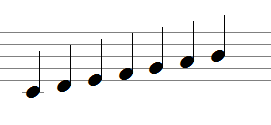
#> input picture Audrey/notes.png, 271 x 125 px
$ python internet.py   (older library calls are emulated)
#> lines starting #> are read from the running program, lines starting #| are printed output that depends on the picture; after the words box and inside, x2 and y2 are one past the last pixel; in counts of white or black regions, pixels touching at a corner belong together
import numpy as np
import cv2

image = cv2.imread('notes.png')
#> image is the input picture: shape (125, 271, 3); mean B, G, R 241.6, 241.7, 241.7

gray = cv2.cvtColor(image, cv2.COLOR_BGR2GRAY)
ret,thresh = cv2.threshold(gray,250,255,cv2.THRESH_BINARY_INV)
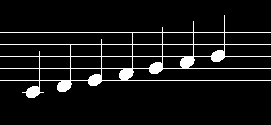
#> thresh: shape (125, 271); 7.4% white; 1 white region

img,contours,h =cv2.findContours(thresh,cv2.RETR_EXTERNAL,cv2.CHAIN_APPROX_SIMPLE)
#> contours = 1 contour; box (x1, y1, x2, y2) and area: (0, 15, 271, 98) 6310; h = [[-1, -1, -1, -1]]

for cnt in contours:
    perimetre=cv2.arcLength(cnt,True)
    approx = cv2.approxPolyDP(cnt,0.01*perimetre,True)

    M = cv2.moments(cnt)
    cX = int(M["m10"] / M["m00"])
    cY = int(M["m01"] / M["m00"])
    cv2.drawContours(image,[cnt],-1,(0,255,0),2)
    if len(approx)==3:
        shape = "triangle"
    elif len(approx)==4:
        (x, y, w, h) = cv2.boundingRect(approx)
        ratio = w / float(h)
        if ratio >= 0.95 and ratio <= 1.05:
            shape = "carre"
        else:
            shape = "rectangle"
    elif len(approx)==5:
        shape = "pentagone"
    elif len(approx)==6:
        shape = "hexagone"
    else:
        shape= "circle"
    cv2.putText(image, shape, (cX, cY), cv2.FONT_HERSHEY_SIMPLEX,0.5, (255, 255, 255), 2)
#> this loop made 1 pass
#> (perimetre, cX, cY, shape) on pass 1: (2005.5, 128, 57, 'circle')
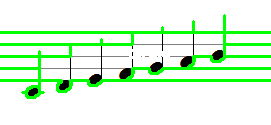
#> image: shape (125, 271, 3); 11.46% of pixels changed, all inside (x1, y1, x2, y2) = (0, 14, 271, 99)

cv2.imwrite('test_noire.jpg', image)
cv2.imshow('image',image)
cv2.waitKey(0)

$ run again, with Audrey/formes.bmp saved as Audrey/notes.png
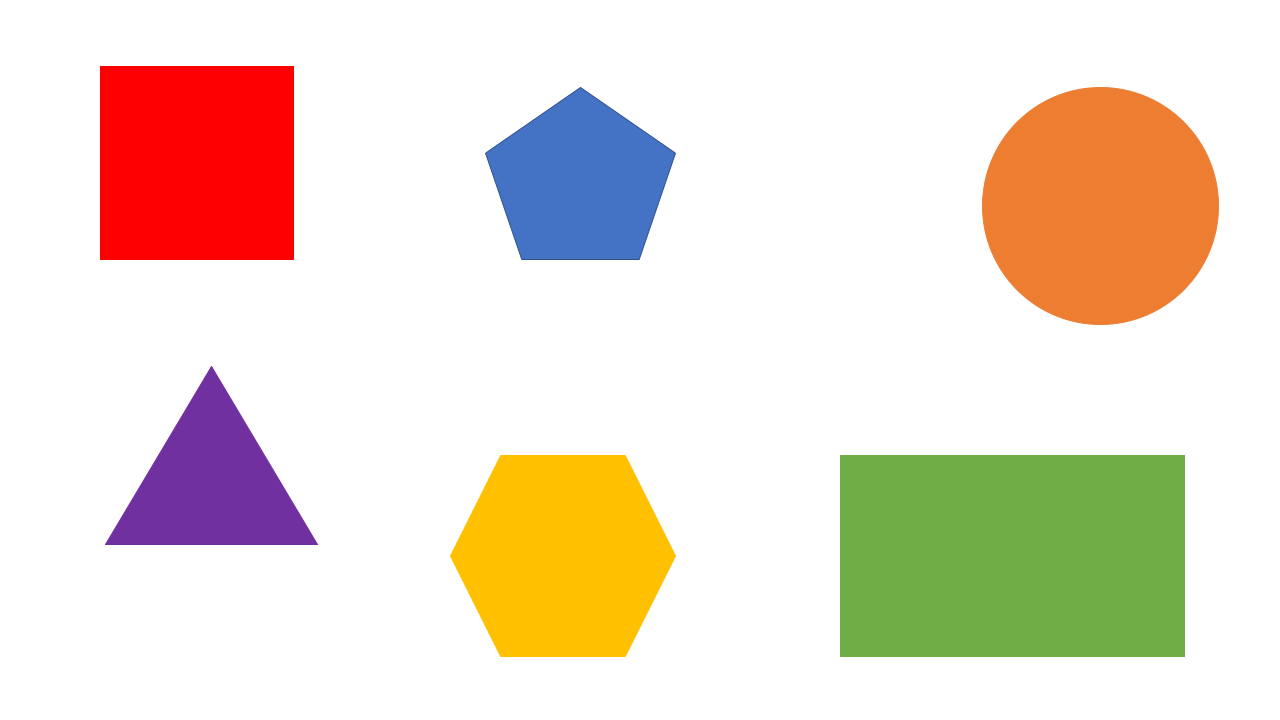
#> input picture Audrey/formes.bmp, 1280 x 720 px
#> image is the input picture: shape (720, 1280, 3); mean B, G, R 207.5, 221.9, 235.7
#> `ret,thresh = cv2.threshold(gray,250,255,cv2.THRESH_BINARY_INV)`:
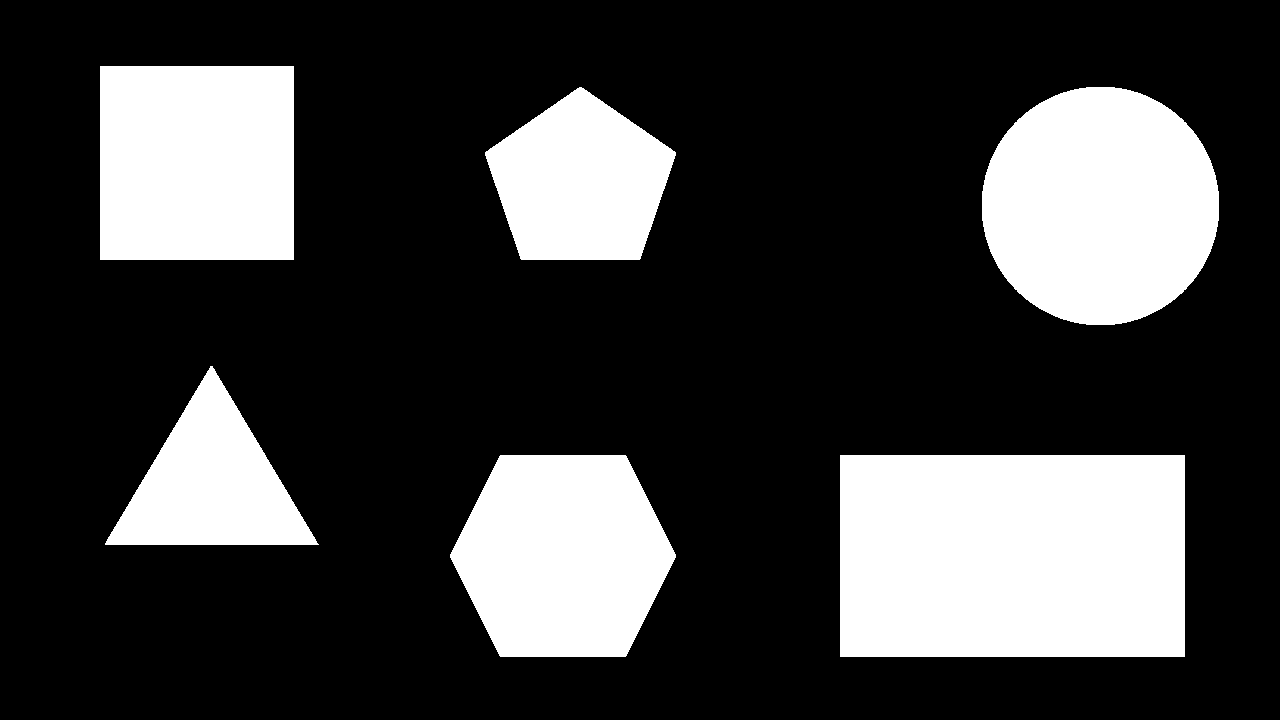
#> thresh: shape (720, 1280); 25% white; 6 white regions
#> `img,contours,h =cv2.findContours(thresh,cv2.RETR_EXTERNAL,cv2.CHAIN_AP..`: contours = 6 contours; box (x1, y1, x2, y2) and area: (840, 455, 1185, 657) 69144, (982, 87, 1219, 325) 44282, (100, 66, 294, 260) 37249, (450, 455, 676, 657) 35325, (485, 87, 676, 260) 22842, (105, 366, 319, 545) 19114; h = [[1, -1, -1, -1], [2, 0, -1, -1], [3, 1, -1, -1], [4, 2, -1, -1], [5, 3, -1, -1], [-1, 4, -1, -1]]
#> the loop `for cnt in contours:` made 6 passes
#> (perimetre, approx, cX, cY, x, y, w, h) on passes 1, 6: (1090, [[840, 455], [840, 656], [1184, 656], [1184, 455]], 1012, 555, 840, 455, 345, 202), (772, [[100, 66], [100, 259], [293, 259], [293, 66]], 196, 162, 100, 66, 194, 194)
#> after the loop `for cnt in contours:`:
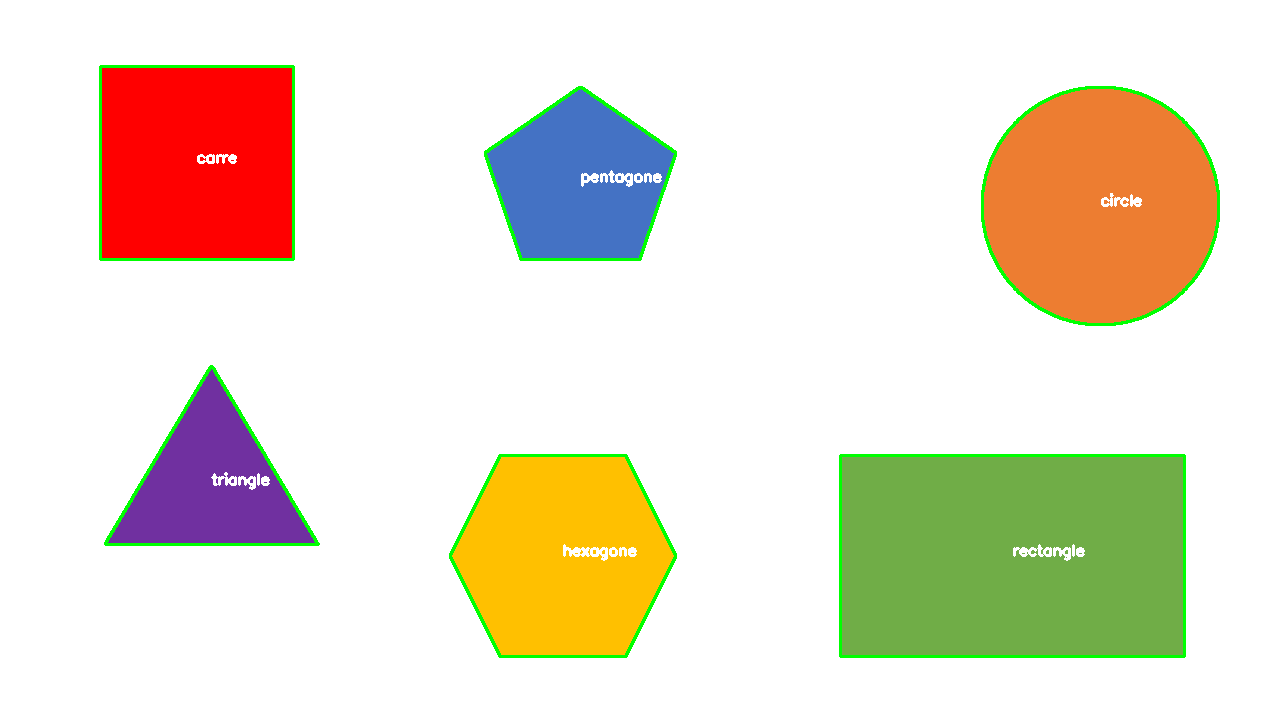
#> image: shape (720, 1280, 3); 1.87% of pixels changed, all inside (x1, y1, x2, y2) = (99, 65, 1220, 658)
